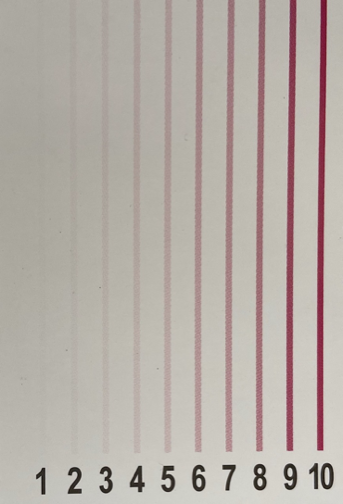
#> input picture image.png, 343 x 504 px; its folder holds only this picture in this run
$ python -i standard.py   (imports and definitions only)
#> lines starting #> are read from the running program, lines starting #| are printed output that depends on the picture
### image_processing.py
# image_processing.py

from PIL import Image, ImageOps, ImageDraw
import streamlit as st
import numpy as np

try:
    import cv2
except Exception:
    cv2 = None


def process_image_to_grayscale(pil_image, resize_to=None):
    """Convert PIL image to grayscale."""
    if pil_image.mode == "RGBA":
        pil_image = pil_image.convert("RGB")
    img = pil_image.copy()
    if resize_to:
        img = img.resize(resize_to)
    return ImageOps.grayscale(img)


# [50 lines left out: functions build_enhanced_detection_image, build_black_white_image, detect_all_horizontal_bars, not called in this run]


def detect_test_bars(binary_pil):
    """Compatibility wrapper used by the UI to detect horizontal bars."""
    return detect_all_horizontal_bars(binary_pil)


# [1145 lines left out: functions find_closest_bars_near_center, find_closest_bars_in_expanding_center_box, create_roi_from_bars, crop_roi, build_intensity_profile, detect_vertical_line_regions and 9 more, not called in this run]

### standard.py
from pathlib import Path

import numpy as np
import streamlit as st
from PIL import Image, ImageDraw, ImageEnhance
import json
from datetime import datetime

from image_processing import process_image_to_grayscale
from ui_labels import display_label


def _detect_full_height_vertical_dark_regions(gray_pil):

    arr = np.array(gray_pil)

    if arr.ndim == 3:
        arr = np.mean(arr, axis=2)

    # Column grayscale profile
    col_profile = np.mean(arr, axis=0)

    # Dark threshold
    thr = min(
        float(np.mean(col_profile) * 0.90),
        float(np.mean(col_profile) - 0.3 * np.std(col_profile))
    )

    dark_cols = col_profile < thr

    regions = []

    run_start = None

    for i, is_dark in enumerate(dark_cols):

        if is_dark and run_start is None:

            run_start = i

        elif (not is_dark) and run_start is not None:

            run_end = i

            if run_end - run_start >= 2:

                regions.append(
                    (run_start, run_end)
                )

            run_start = None

    if run_start is not None:

        run_end = len(dark_cols)

        if run_end - run_start >= 2:

            regions.append(
                (run_start, run_end)
            )

    return regions


def _build_ten_boxes_by_rightmost_rule(
    regions,
    image_width
):
    """
    Always build EXACTLY 10 boxes.

    Logic:
    - use detected spacing
    - use detected width
    - anchor from rightmost detection
    - generate fixed 10 positions
    """

    if not regions:
        return []

    # Sort left -> right
    regions_sorted = sorted(
        regions,
        key=lambda r: r[0]
    )

    # Centers
    centers = [
        (s + e) / 2.0
        for s, e in regions_sorted
    ]

    # Widths
    widths = [
        (e - s)
        for s, e in regions_sorted
    ]

    # Stable width
    box_w = int(
        max(
            2,
            np.median(widths)
        )
    )

    # Use detected spacing
    gaps = []

    for i in range(len(centers) - 1):

        gap = (
            centers[i + 1] -
            centers[i]
        )

        if gap > 2:
            gaps.append(gap)

    # Fallback spacing
    if len(gaps) == 0:

        spacing = box_w * 1.5

    else:

        spacing = float(
            np.median(gaps)
        )

    # RIGHTMOST anchor
    rightmost_center = centers[-1]

    # Build EXACTLY 10 boxes
    final_centers = []

    for i in range(10):

        c = (
            rightmost_center -
            spacing * (9 - i)
        )

        final_centers.append(c)

    boxes = []

    half_w = box_w / 2.0

    for c in final_centers:

        x0 = int(round(c - half_w))
        x1 = int(round(c + half_w))

        # Boundary protection
        x0 = max(0, x0)
        x1 = min(image_width, x1)

        if x1 - x0 >= 2:

            boxes.append(
                (x0, x1)
            )

    return boxes


def _estimate_vertical_span(
    gray_pil,
    x0,
    x1
):

    arr = np.array(gray_pil)

    if arr.ndim == 3:
        arr = np.mean(arr, axis=2)

    x0 = max(0, int(x0))
    x1 = min(arr.shape[1], int(x1))

    if x1 <= x0:
        return 0, arr.shape[0] - 1

    band = arr[:, x0:x1]

    row_profile = np.mean(
        band,
        axis=1
    )

    thr = min(
        float(np.mean(row_profile) * 0.92),
        float(np.mean(row_profile) - 0.25 * np.std(row_profile)),
    )

    dark_rows = row_profile < thr

    runs = []

    run_start = None

    for i, is_dark in enumerate(dark_rows):

        if is_dark and run_start is None:

            run_start = i

        elif (not is_dark) and run_start is not None:

            run_end = i

            if run_end - run_start >= 2:

                runs.append(
                    (run_start, run_end)
                )

            run_start = None

    if run_start is not None:

        run_end = len(dark_rows)

        if run_end - run_start >= 2:

            runs.append(
                (run_start, run_end)
            )

    if not runs:
        return 0, arr.shape[0] - 1

    y0, y1 = max(
        runs,
        key=lambda r: r[1] - r[0]
    )

    return int(y0), int(y1)


def estimate_missing_values(standard_rows):
    """
    Exponential + noise model

    Ideal model:

    y = a * exp(-b*x) + epsilon

    where:
    - exponential = global trend
    - epsilon = local residual noise
    """

    stable = [
        row for row in standard_rows
        if row["id"] >= 4
        and row["gray_avg"] is not None
    ]

    if len(stable) < 2:
        return standard_rows

    # x and y
    x = np.array([
        row["id"]
        for row in stable
    ])

    y = np.array([
        row["gray_avg"]
        for row in stable
    ])

    # Safety
    y = np.clip(y, 1e-6, None)

    # ===== EXPONENTIAL FIT =====

    log_y = np.log(y)

    coeffs = np.polyfit(
        x,
        log_y,
        1
    )

    b = coeffs[0]
    ln_a = coeffs[1]

    a = np.exp(ln_a)

    # ===== RESIDUAL NOISE =====

    fitted_y = a * np.exp(b * x)

    residuals = y - fitted_y

    # Estimate epsilon
    epsilon_std = np.std(residuals)

    corrected_rows = []

    for row in standard_rows:

        idx = row["id"]

        # Pure exponential prediction
        predicted = (
            a *
            np.exp(b * idx)
        )

        # Add epsilon noise
        epsilon = 0.0

        if idx >= 4:

            # Stable area:
            # keep real residual behavior
            nearest_idx = min(
                len(residuals) - 1,
                idx - 4
            )

            epsilon = residuals[
                nearest_idx
            ]

        else:

            # Weak unstable area:
            # use reduced synthetic noise
            epsilon = (
                np.random.normal(
                    0,
                    epsilon_std * 0.35
                )
            )

        predicted_with_noise = (
            predicted + epsilon
        )

        predicted_with_noise = round(
            float(predicted_with_noise),
            2
        )

        # ===== CORRECTION =====

        if idx >= 4:

            corrected = row["gray_avg"]

        else:

            real = row["gray_avg"]

            if real is None:

                corrected = predicted_with_noise

            else:

                # Blend:
                # 70% model
                # 30% measured
                corrected = (
                    real * 0.3 +
                    predicted_with_noise * 0.7
                )

        corrected = round(
            float(corrected),
            2
        )

        row["predicted_gray_avg"] = predicted_with_noise

        row["corrected_gray_avg"] = corrected

        # Optional debug values
        row["exp_component"] = round(
            float(predicted),
            2
        )

        row["epsilon"] = round(
            float(epsilon),
            2
        )

        corrected_rows.append(row)

    return corrected_rows


def render_standard_page():

    st.subheader('Standard')
#> (this line was passed over: streamlit is not available in this run)

    st.caption('Reference image used to calibrate standard rule box detection.')
#> (this line was passed over: streamlit is not available in this run)

    image_path = (
        Path(__file__).parent /
        'image.png'
    )

    if not image_path.exists():

        st.error(
            f'Standard image not found: {image_path}'
        )

        return

    try:

        original = Image.open(
            image_path
        ).convert('RGB')

    except Exception as exc:

        st.error(
            f'Failed to open standard image: {exc}'
        )

        return

    # Grayscale
    gray = process_image_to_grayscale(
        original
    )
#> in process_image_to_grayscale, `return ImageOps.grayscale(img)`:
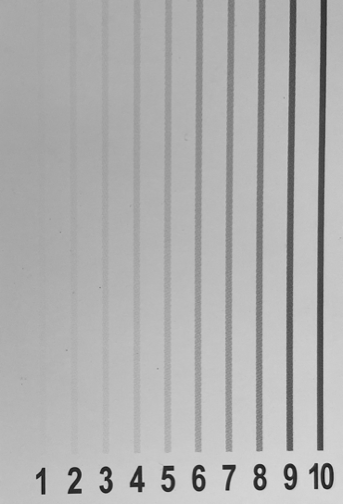
#> returned value: PIL image 343x504 L; min 17, max 232, mean 176.2

    # Detection enhancement
    enhanced_for_detection = ImageEnhance.Contrast(
        gray
    ).enhance(1.8)
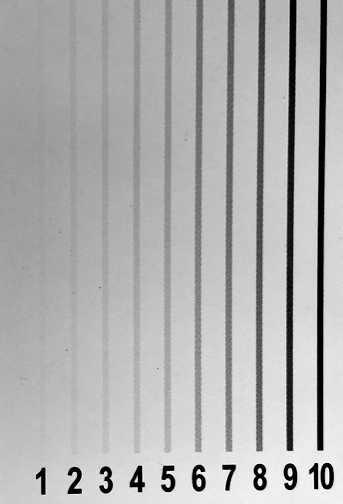
#> enhanced_for_detection: PIL image 343x504 L; min 0, max 255, mean 176.7

    # Detect dark regions
    regions = _detect_full_height_vertical_dark_regions(
        enhanced_for_detection
    )
#> in _detect_full_height_vertical_dark_regions, `col_profile = np.mean(arr, axis=0)`: col_profile = 343 values, max 214.5 at index 342, min 15.6 at index 322, mean 176.7
#> in _detect_full_height_vertical_dark_regions, `thr = min( float(np.mean(col_profile) * 0.90), float(np.mean(col_profi..`: thr = 159
#> the loop in _detect_full_height_vertical_dark_regions, `for i, is_dark in enumerate(dark_cols): ` made 343 passes
#> is_dark on passes 1 to 12: False, False, False, False, False, False, False, False, False, False, False, False
#> after the loop in _detect_full_height_vertical_dark_regions, `for i, is_dark in enumerate(dark_cols):`: regions = [(42, 45), (137, 140), (165, 171), (195, 202), (226, 233), (256, 264), (287, 295), (317, 326)]; run_end = 326

    # Build boxes
    constrained_boxes = _build_ten_boxes_by_rightmost_rule(
        regions,
        gray.size[0]
    )
#> in _build_ten_boxes_by_rightmost_rule, `regions_sorted = sorted( regions, key=lambda r: r[0] )`: regions_sorted has the same summary as regions in _detect_full_height_vertical_dark_regions
#> in _build_ten_boxes_by_rightmost_rule, `centers = [ (s + e) / 2.0 for s, e in regions_sorted ]`: centers = [43.5, 138.5, 168, 198.5, 229.5, 260, 291, 321.5]
#> in _build_ten_boxes_by_rightmost_rule, `widths = [ (e - s) for s, e in regions_sorted ]`: widths = [3, 3, 6, 7, 7, 8, 8, 9]
#> in _build_ten_boxes_by_rightmost_rule, `box_w = int( max( 2, np.median(widths) ) )`: box_w = 7
#> the loop in _build_ten_boxes_by_rightmost_rule, `for i in range(len(centers) - 1): ` made 7 passes
#> gap on passes 1 to 7: 95, 29.5, 30.5, 31, 30.5, 31, 30.5
#> after the loop in _build_ten_boxes_by_rightmost_rule, `for i in range(len(centers) - 1):`: gaps = [95, 29.5, 30.5, 31, 30.5, 31, 30.5]
#> in _build_ten_boxes_by_rightmost_rule, `spacing = float( np.median(gaps) )`: spacing = 30.5
#> in _build_ten_boxes_by_rightmost_rule, `rightmost_center = centers[-1]`: rightmost_center = 321.5
#> the loop in _build_ten_boxes_by_rightmost_rule, `for i in range(10): ` made 10 passes
#> c on passes 1 to 10: 47, 77.5, 108, 138.5, 169, 199.5, 230, 260.5, 291, 321.5
#> after the loop in _build_ten_boxes_by_rightmost_rule, `for i in range(10):`: final_centers = [47, 77.5, 108, 138.5, 169, 199.5, 230, 260.5, 291, 321.5]
#> in _build_ten_boxes_by_rightmost_rule, `half_w = box_w / 2.0`: half_w = 3.5
#> the loop in _build_ten_boxes_by_rightmost_rule, `for c in final_centers: ` made 10 passes
#> (c, x0, x1) on passes 1 to 10: (47, 44, 50), (77.5, 74, 81), (108, 104, 112), (138.5, 135, 142), (169, 166, 172), (199.5, 196, 203), (230, 226, 234), (260.5, 257, 264), (291, 288, 294), (321.5, 318, 325)
#> after the loop in _build_ten_boxes_by_rightmost_rule, `for c in final_centers:`: boxes = [(44, 50), (74, 81), (104, 112), (135, 142), (166, 172), (196, 203), (226, 234), (257, 264), (288, 294), (318, 325)]
#> constrained_boxes has the same summary as boxes in _build_ten_boxes_by_rightmost_rule

    # Overlay
    vertical_overlay = gray.convert('RGB')

    draw = ImageDraw.Draw(
        vertical_overlay
    )

    w_img, h_img = vertical_overlay.size
#> w_img = 343; h_img = 504

    template_y0, template_y1 = 0, h_img - 1
#> template_y0 = 0; template_y1 = 503

    if constrained_boxes:

        tx0, tx1 = constrained_boxes[0]
#> tx0 = 44; tx1 = 50

        template_y0, template_y1 = _estimate_vertical_span(
            enhanced_for_detection,
            tx0,
            tx1
        )
#> in _estimate_vertical_span, `x0 = max(0, int(x0))`: x0 = 44
#> in _estimate_vertical_span, `x1 = min(arr.shape[1], int(x1))`: x1 = 50
#> in _estimate_vertical_span, `band = arr[:, x0:x1]`: band = 504 rows, first 6: [161, 163, 167, 165, 161, 165], [161, 163, 165, 165, 163, 167], [163, 165, 167, 165, 165, 167], [167, 165, 165, 163, 167, 163], [163, 165, 163, 163, 165, 163], [163, 163, 161, 163, 165, 163]
#> in _estimate_vertical_span, `row_profile = np.mean( band, axis=1 )`: row_profile = 504 values, max 214.7 at index 495, min 152.2 at index 151, mean 169.6
#> in _estimate_vertical_span, `thr = min( float(np.mean(row_profile) * 0.92), float(np.mean(row_profi..`: thr = 156
#> after the loop in _estimate_vertical_span, `for i, is_dark in enumerate(dark_rows):`: run_end = 472; runs = [(124, 126), (128, 131), (132, 134), (136, 140), (143, 154)]
#> in _estimate_vertical_span, `y0, y1 = max( runs, key=lambda r: r[1] - r[0] )`: y0 = 143; y1 = 154
#> template_y0 = 143; template_y1 = 154

    draw_boxes = []

    for xs, xe in constrained_boxes:

        x0 = max(0, int(xs))
        x1 = min(w_img - 1, int(xe))

        if x1 <= x0:
            continue

        half_start = int(
            round(
                template_y0 +
                (template_y1 - template_y0) * 0.5
            )
        )

        draw.rectangle(
            (
                x0,
                half_start,
                x1,
                template_y1
            ),
            outline=(0, 255, 255),
            width=2
        )

        draw_boxes.append((x0, x1))
#> this loop made 10 passes
#> (xs, xe, x0, x1) on passes 1 to 10: (44, 50, 44, 50), (74, 81, 74, 81), (104, 112, 104, 112), (135, 142, 135, 142), (166, 172, 166, 172), (196, 203, 196, 203), (226, 234, 226, 234), (257, 264, 257, 264), (288, 294, 288, 294), (318, 325, 318, 325)
#> after the loop, draw_boxes has the same summary as boxes in _build_ten_boxes_by_rightmost_rule

    # Numeric extraction
    gray_arr = np.array(gray)

    if gray_arr.ndim == 3:
        gray_arr = np.mean(gray_arr, axis=2)

    boxes_left_to_right = sorted(
        draw_boxes,
        key=lambda b: b[0]
    )
#> boxes_left_to_right has the same summary as boxes in _build_ten_boxes_by_rightmost_rule

    standard_rows = []

    for idx, (x0, x1) in enumerate(
        boxes_left_to_right,
        start=1
    ):

        y0 = max(
            0,
            int(
                round(
                    template_y0 +
                    (template_y1 - template_y0) * 0.5
                )
            )
        )

        y1 = min(
            h_img - 1,
            int(template_y1)
        )

        if x1 <= x0 or y1 <= y0:

            gray_avg = None
            gray_mean = None
            gray_max = None

        else:

            region = gray_arr[
                y0:y1 + 1,
                x0:x1 + 1
            ]

            gray_avg = float(np.mean(region))
            gray_mean = float(np.median(region))
            gray_max = float(
                np.percentile(region, 75)
            )

            gray_avg = round(gray_avg, 2)
            gray_mean = round(gray_mean, 2)
            gray_max = round(gray_max, 2)

        standard_rows.append({

            'id': idx,

            'x_start': x0,
            'x_end': x1,

            'gray_avg': gray_avg,


        })
#> this loop made 10 passes
#> (x0, x1, gray_avg, gray_mean, gray_max) on passes 1 to 10: (44, 50, 164, 164, 165), (74, 81, 166.6, 167, 168), (104, 112, 166.1, 167, 170), (135, 142, 164.3, 161, 172), (166, 172, 159.6, 155, 168), (196, 203, 151.1, 143, 162), (226, 234, 147.3, 136, 158.5), (257, 264, 132.2, 120.5, 146.2), (288, 294, 98.04, 87, 102), (318, 325, 97.7, 75.5, 109.2)
#> after the loop, standard_rows = 10 items

    # Exponential correction
    standard_rows = estimate_missing_values(
        standard_rows
    )
#> in estimate_missing_values, `stable = [ row for row in standard_rows if row["id"] >= 4 and row["gra..`: stable = 7 items
#> in estimate_missing_values, `x = np.array([ row["id"] for row in stable ])`: x = [4, 5, 6, 7, 8, 9, 10]
#> in estimate_missing_values, `y = np.array([ row["gray_avg"] for row in stable ])`: y = [164.3, 159.6, 151.1, 147.3, 132.2, 98.04, 97.7]
#> in estimate_missing_values, `log_y = np.log(y)`: log_y = [5.1, 5.07, 5.02, 4.99, 4.88, 4.59, 4.58]
#> in estimate_missing_values, `coeffs = np.polyfit( x, log_y, 1 )`: coeffs = [-0.0953, 5.56]
#> in estimate_missing_values, `b = coeffs[0]`: b = -0.0953
#> in estimate_missing_values, `ln_a = coeffs[1]`: ln_a = 5.56
#> in estimate_missing_values, `a = np.exp(ln_a)`: a = 259.3
#> in estimate_missing_values, `fitted_y = a * np.exp(b * x)`: fitted_y = [177.1, 161, 146.4, 133.1, 121, 110, 99.99]
#> in estimate_missing_values, `residuals = y - fitted_y`: residuals = [-12.76, -1.42, 4.67, 14.22, 11.25, -11.95, -2.29]
#> in estimate_missing_values, `epsilon_std = np.std(residuals)`: epsilon_std = 9.73
#> the loop in estimate_missing_values, `for row in standard_rows: ` made 10 passes
#> (predicted, epsilon, predicted_with_noise, real, corrected) on passes 1 to 3: (235.7, 6.01, 241.7, 164, 218.4), (214.3, 1.36, 215.6, 166.6, 200.9), (194.8, 3.33, 198.1, 166.1, 188.5)
#> (predicted, epsilon, predicted_with_noise, corrected) on passes 4 to 9: (177.1, -12.76, 164.3, 164.3), (161, -1.42, 159.6, 159.6), (146.4, 4.67, 151.1, 151.1), (133.1, 14.22, 147.3, 147.3), (121, 11.25, 132.2, 132.2), (110, -11.95, 98.04, 98.04)
#> after the loop in estimate_missing_values, `for row in standard_rows:`: corrected_rows = 10 items

    # Save JSON


    project_root = Path(__file__).parent
    standard_path = project_root / 'standard_reference.json'
    try:
        source_image = str(image_path.relative_to(project_root))
    except ValueError:
        source_image = str(image_path)

    payload = {

        'source_image': source_image,

        'saved_at': datetime.now().isoformat(
            timespec='seconds'
        ),

        'box_count': len(standard_rows),

        'values': standard_rows,
    }

    try:

        with standard_path.open(
            'w',
            encoding='utf-8'
        ) as f:

            json.dump(
                payload,
                f,
                ensure_ascii=False,
                indent=2
            )

    except Exception as exc:

        st.warning(
            f'Failed to save standard reference: {exc}'
        )

    # Display
#> (the run stopped early here; a loop or call above may not have finished)
